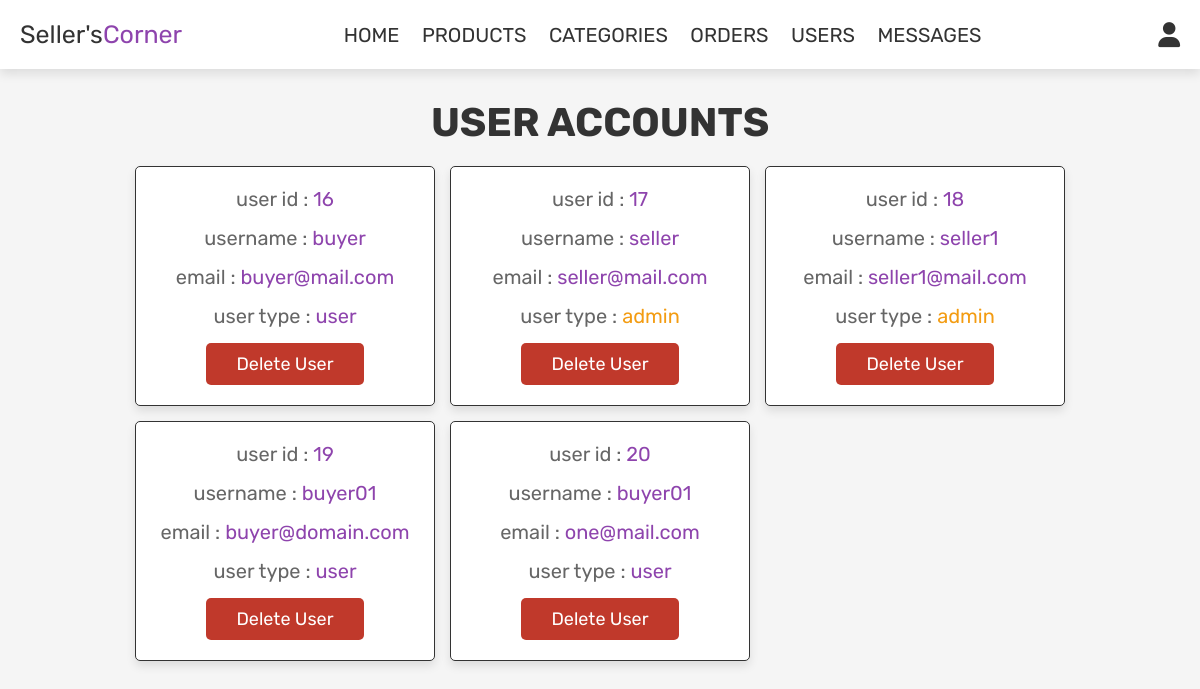
The page /admin_users.php (signed in) on the database its author committed.
### tables this page shows
CREATE TABLE `users` (
  `id` int(100) NOT NULL,
  `name` varchar(100) NOT NULL,
  `email` varchar(100) NOT NULL,
  `password` varchar(100) NOT NULL,
  `user_type` varchar(20) NOT NULL DEFAULT 'user'
);

### admin_users.php (the view, shortened to what this page needs)
<?php
include 'config.php';
?>
<!DOCTYPE html>
<html lang="en">
<head>
   <link rel="stylesheet" href="https://cdnjs.cloudflare.com/ajax/libs/font-awesome/6.0.0/css/all.min.css">
   <link rel="stylesheet" href="css/admin_style.css">
</head>
<body>
<?php include 'admin_header.php'; ?>
<section class="users">
   <h1 class="title"> user accounts </h1>
   <div class="box-container">
      <?php
         $select_users = mysqli_query($conn, "SELECT * FROM `users`") or die('query failed');
         while($fetch_users = mysqli_fetch_assoc($select_users)){
      ?>
      <div class="box">
         <p> user id : <span><?php echo $fetch_users['id']; ?></span> </p>
         <p> username : <span><?php echo $fetch_users['name']; ?></span> </p>
         <p> email : <span><?php echo $fetch_users['email']; ?></span> </p>
         <p> user type : <span style="color:<?php if($fetch_users['user_type'] == 'admin'){ echo 'var(--orange)'; } ?>"><?php echo $fetch_users['user_type']; ?></span> </p>
         <a href="admin_users.php?delete=<?php echo $fetch_users['id']; ?>" onclick="return confirm('delete this user?');" class="delete-btn">Delete user</a>
      </div>
      <?php
         };
      ?>
   </div>
</section>
</body>
</html>

### css/admin_style.css (style rules this page uses)
:root { --purple:#8e44ad; --red:#c0392b; --orange:#f39c12; --black:#333; --white:#fff; --light-color:#666; --light-white:#ccc; --light-bg:#f5f5f5; --border:.1rem solid var(--black); --box-shadow:0 .5rem 1rem rgba(0,0,0,.1); }
* { font-family: 'Rubik', sans-serif; margin:0; padding:0; box-sizing: border-box; outline: none; border:none; text-decoration: none; transition:all .2s linear; }
html { font-size: 62.5%; overflow-x: hidden; }
body { background-color: var(--light-bg); }
section { padding:3rem 2rem; }
.title { text-align: center; margin-bottom: 2rem; text-transform: uppercase; color:var(--black); font-size: 4rem; }
.btn, .option-btn, .delete-btn, .white-btn { display: inline-block; margin-top: 1rem; padding:1rem 3rem; cursor: pointer; color:var(--white); font-size: 1.8rem; border-radius: .5rem; text-transform: capitalize; }
.delete-btn { background-color: var(--red); }
.users .box-container { display: grid; grid-template-columns: repeat(auto-fit, 30rem); justify-content: center; gap:1.5rem; max-width: 1200px; margin:0 auto; align-items: flex-start; }
.users .box-container .box { background-color: var(--white); padding:2rem; border:var(--border); box-shadow: var(--box-shadow); border-radius: .5rem; text-align: center; }
.users .box-container .box p { padding-bottom: 1.5rem; font-size: 2rem; color:var(--light-color); }
.users .box-container .box p span { color:var(--purple); }
.users .box-container .box .delete-btn { margin-top: 0; }

### rows shown on the page
users: id "16", name "buyer", email "buyer@mail.com", user_type "user"
users: id "17", name "seller", email "seller@mail.com", user_type "admin"
users: id "18", name "seller1", email "seller1@mail.com", user_type "admin"
users: id "19", name "buyer01", email "buyer@domain.com", user_type "user"
users: id "20", name "buyer01", email "one@mail.com", user_type "user"
